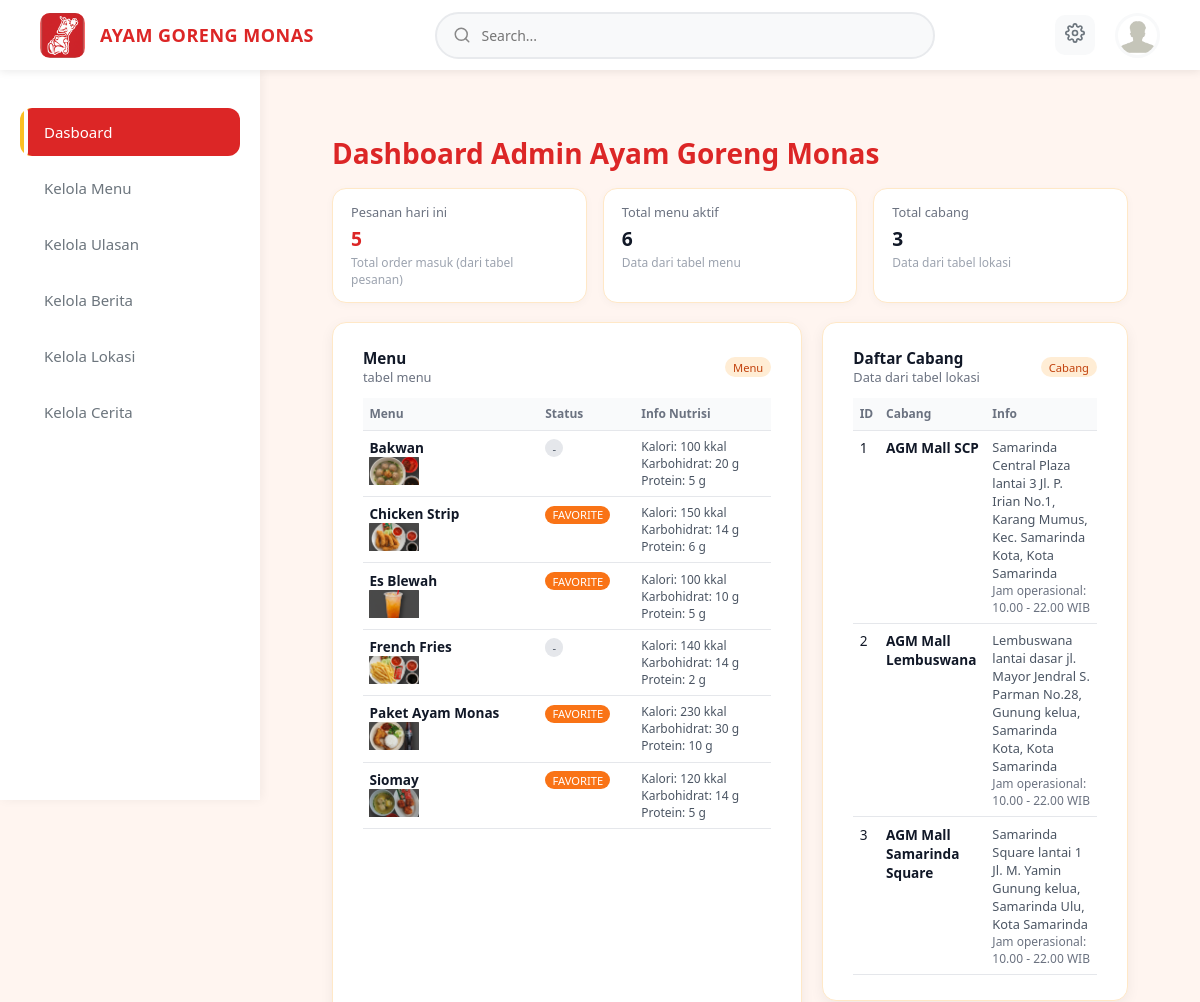
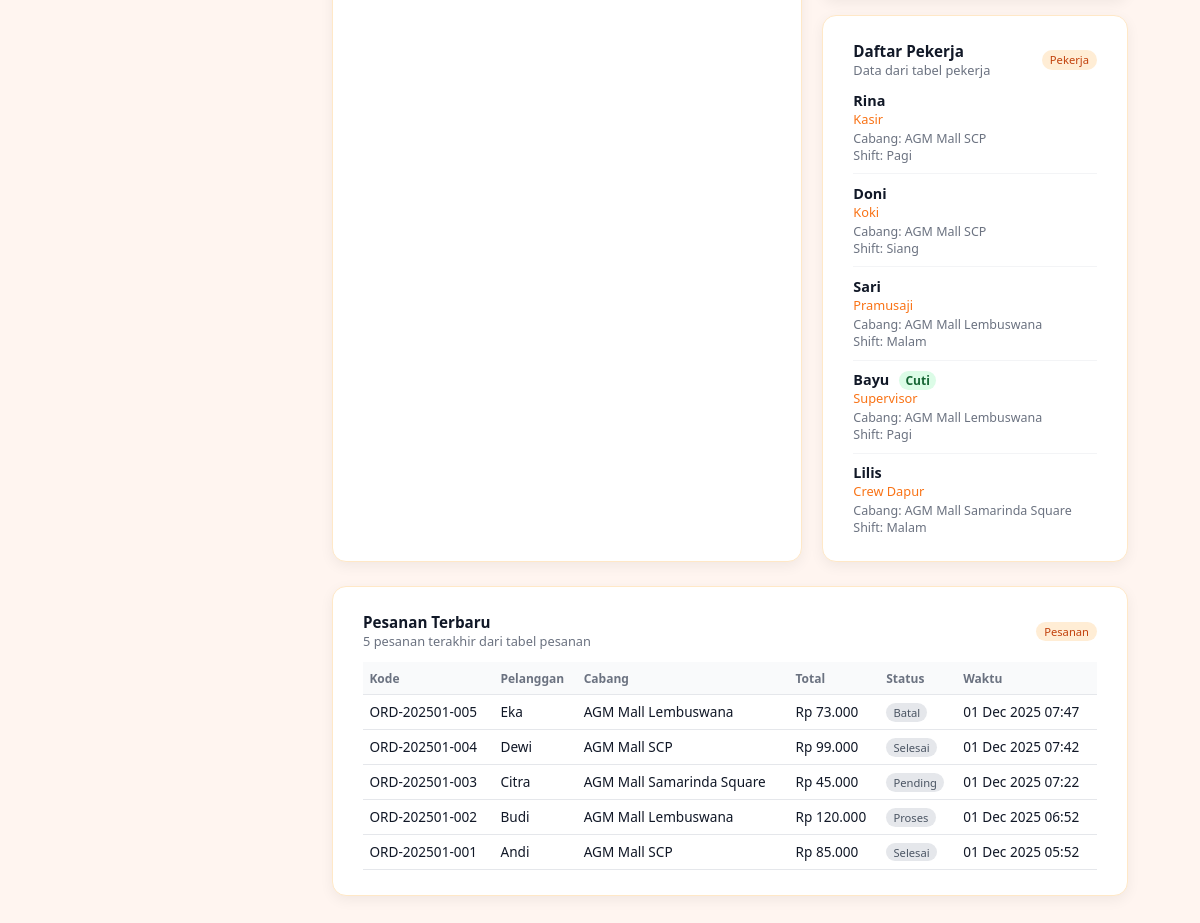
Page /Admin/dashboard/dashboard_admin.php on the committed database (2 pictures, top to bottom).
### tables this page shows
CREATE TABLE `menu` (
  `id` int NOT NULL,
  `nama` varchar(50) NOT NULL,
  `gambar` varchar(100) NOT NULL,
  `status` varchar(20) DEFAULT NULL,
  `deskripsi` text,
  `karbohidrat` int DEFAULT NULL,
  `kalori` int DEFAULT NULL,
  `protein` int DEFAULT NULL
);

CREATE TABLE `lokasi` (
  `id` int NOT NULL,
  `nama` varchar(255) NOT NULL,
  `alamat` text NOT NULL,
  `jam` varchar(50) NOT NULL,
  `gambar` varchar(255) NOT NULL
);

CREATE TABLE `pekerja` (
  `id` int NOT NULL,
  `nama` varchar(100) NOT NULL,
  `posisi` varchar(100) NOT NULL,
  `shift` varchar(50) NOT NULL,
  `status` enum('aktif','cuti','resign') DEFAULT 'aktif',
  `cabang_id` int DEFAULT NULL
);

CREATE TABLE `pesanan` (
  `id` int NOT NULL,
  `kode_pesanan` varchar(50) NOT NULL,
  `nama_pelanggan` varchar(100) NOT NULL,
  `cabang_id` int DEFAULT NULL,
  `total_harga` int NOT NULL,
  `status` enum('pending','proses','selesai','batal') DEFAULT 'pending',
  `created_at` timestamp NULL DEFAULT CURRENT_TIMESTAMP
);

### Admin/dashboard/dashboard_admin.php (the view, shortened to what this page needs)
<?php
include "../../conn.php";
$qMenu = "SELECT id, nama, gambar, status, deskripsi, kalori, karbohidrat, protein FROM menu ORDER BY nama ASC";
$menus = mysqli_query($conn, $qMenu);
$totalMenu = $menus ? mysqli_num_rows($menus) : 0;
$qLokasi = "SELECT id, nama, alamat, jam FROM lokasi ORDER BY id ASC";
$lokasi = mysqli_query($conn, $qLokasi);
$totalCabang = $lokasi ? mysqli_num_rows($lokasi) : 0;
$qPesananHariIni = "
    SELECT COUNT(*) AS total
    FROM pesanan
    WHERE DATE(created_at) = CURDATE()
";
$rPesananHariIni = mysqli_query($conn, $qPesananHariIni);
$pesananHariIni = 0;
if ($rPesananHariIni && mysqli_num_rows($rPesananHariIni) > 0) {
    $rowPesanan = mysqli_fetch_assoc($rPesananHariIni);
    $pesananHariIni = (int)$rowPesanan['total'];
}
$qPekerja = "
    SELECT p.id, p.nama, p.posisi, p.shift, p.status, l.nama AS nama_cabang
    FROM pekerja p
    LEFT JOIN lokasi l ON p.cabang_id = l.id
    ORDER BY l.id ASC, p.posisi ASC
";
$pekerja = mysqli_query($conn, $qPekerja);
?>
<!DOCTYPE html>
<html lang="id">
<head>
    <link rel="stylesheet" href="../style_admin/manage_menu.css" />
</head>
<body>
<?php
include "../layout/header_admin.php";
include "../layout/sidebar_admin.php";
?>
<div class="main-content">
    <div class="dashboard-wrapper">
        <header style="margin-bottom: 0.4rem;">
            <h1 class="section-title">Dashboard Admin Ayam Goreng Monas</h1>
        </header>
        <div class="summary-row">
            <div class="summary-card">
                <div class="summary-label">Pesanan hari ini</div>
                <div class="summary-value red"><?= $pesananHariIni; ?></div>
                <div class="summary-caption">Total order masuk (dari tabel <code>pesanan</code>)</div>
            </div>
            <div class="summary-card">
                <div class="summary-label">Total menu aktif</div>
                <div class="summary-value"><?= $totalMenu; ?></div>
                <div class="summary-caption">Data dari tabel <code>menu</code></div>
            </div>
            <div class="summary-card">
                <div class="summary-label">Total cabang</div>
                <div class="summary-value"><?= $totalCabang; ?></div>
                <div class="summary-caption">Data dari tabel <code>lokasi</code></div>
            </div>
        </div>
        <div class="dashboard-grid">
            <section class="card">
                <div class="card-header">
                    <div>
                        <div class="card-title">Menu</div>
                        <div class="card-subtitle">tabel menu</div>
                    </div>
                    <span class="badge">Menu</span>
                </div>
                <div class="table-wrapper">
                    <table>
                        <thead>
                            <tr>
                                <th>Menu</th>
                                <th>Status</th>
                                <th>Info Nutrisi</th>
                            </tr>
                        </thead>
                        <tbody>
                        <?php if ($menus && mysqli_num_rows($menus) > 0): ?>
                            <?php mysqli_data_seek($menus, 0); ?>
                            <?php while ($m = mysqli_fetch_assoc($menus)): ?>
                                <tr>
                                    <td>
                                        <div class="menu-name"><?= htmlspecialchars($m['nama']); ?></div>
                                        <?php if (!empty($m['gambar'])): ?>
                                            <div class="menu-meta">
                                                <img
                                                    src="../../Source/Daftar menu/<?= htmlspecialchars($m['gambar']); ?>"
                                                    alt="<?= htmlspecialchars($m['nama']); ?>"
                                                    style="width: 50px; height: auto; object-fit: cover;"
                                                >
                                            </div>
                                        <?php endif; ?>
                                    </td>
                                    <td>
                                        <?php if (!empty($m['status'])): ?>
                                            <?php if (strtoupper($m['status']) === 'FAVORITE'): ?>
                                                <span class="pill pill-fav"><?= htmlspecialchars($m['status']); ?></span>
                                            <?php else: ?>
                                                <span class="pill"><?= htmlspecialchars($m['status']); ?></span>
                                            <?php endif; ?>
                                        <?php else: ?>
                                            <span class="pill">-</span>
                                        <?php endif; ?>
                                    </td>
                                    <td>
                                        <div class="nutri">
                                            Kalori:
                                            <?= $m['kalori'] !== null ? intval($m['kalori']) . ' kkal' : '-'; ?>
                                        </div>
                                        <div class="nutri">
                                            Karbohidrat:
                                            <?= $m['karbohidrat'] !== null ? intval($m['karbohidrat']) . ' g' : '-'; ?>
                                        </div>
                                        <div class="nutri">
                                            Protein:
                                            <?= $m['protein'] !== null ? intval($m['protein']) . ' g' : '-'; ?>
                                        </div>
                                    </td>
                                </tr>
                            <?php endwhile; ?>
                        <?php endif; ?>
                        </tbody>
                    </table>
                </div>
            </section>
            <div style="display: flex; flex-direction: column; gap: 1rem;">
                <section class="card">
                    <div class="card-header">
                        <div>
                            <div class="card-title">Daftar Cabang</div>
                            <div class="card-subtitle">Data dari tabel <code>lokasi</code></div>
                        </div>
                        <span class="badge">Cabang</span>
                    </div>
                    <div class="table-wrapper">
                        <table>
                            <thead>
                                <tr>
                                    <th>ID</th>
                                    <th>Cabang</th>
                                    <th>Info</th>
                                </tr>
                            </thead>
                            <tbody>
                            <?php if ($lokasi && mysqli_num_rows($lokasi) > 0): ?>
                                <?php mysqli_data_seek($lokasi, 0); ?>
                                <?php while ($l = mysqli_fetch_assoc($lokasi)): ?>
                                    <tr>
                                        <td><?= $l['id']; ?></td>
                                        <td>
                                            <div class="menu-name"><?= htmlspecialchars($l['nama']); ?></div>
                                        </td>
                                        <td>
                                            <div class="lokasi-alamat">
                                                <?= nl2br(htmlspecialchars($l['alamat'])); ?>
                                            </div>
                                            <div class="lokasi-jam">
                                                Jam operasional: <?= htmlspecialchars($l['jam']); ?>
                                            </div>
                                        </td>
                                    </tr>
                                <?php endwhile; ?>
                            <?php endif; ?>
                            </tbody>
                        </table>
                    </div>
                </section>
                <section class="card">
                    <div class="card-header">
                        <div>
                            <div class="card-title">Daftar Pekerja</div>
                            <div class="card-subtitle">Data dari tabel <code>pekerja</code></div>
                        </div>
                        <span class="badge">Pekerja</span>
                    </div>
                    <?php if ($pekerja && mysqli_num_rows($pekerja) > 0): ?>
                        <ul class="pekerja-list">
                            <?php while ($p = mysqli_fetch_assoc($pekerja)): ?>
                                <li class="pekerja-item">
                                    <div class="pekerja-nama">
                                        <?= htmlspecialchars($p['nama']); ?>
                                        <?php if ($p['status'] !== 'aktif'): ?>
                                            <span class="pekerja-status">
                                                <?= htmlspecialchars(ucfirst($p['status'])); ?>
                                            </span>
                                        <?php endif; ?>
                                    </div>
                                    <div class="pekerja-posisi"><?= htmlspecialchars($p['posisi']); ?></div>
                                    <div class="pekerja-meta">
                                        Cabang: <?= htmlspecialchars($p['nama_cabang'] ?? '-'); ?><br>
                                        Shift: <?= htmlspecialchars($p['shift']); ?>
                                    </div>
                                </li>
                            <?php endwhile; ?>
                        </ul>
                    <?php else: ?>
                        <div class="empty-state">
                            Belum ada data pekerja di tabel <code>pekerja</code>.
                        </div>
                    <?php endif; ?>
                </section>
            </div>
        </div>
        <?php
        $qPesananTerbaru = "
            SELECT ps.kode_pesanan,
                   ps.nama_pelanggan,
                   ps.total_harga,
                   ps.status,
                   ps.created_at,
                   l.nama AS nama_cabang
            FROM pesanan ps
            LEFT JOIN lokasi l ON ps.cabang_id = l.id
            ORDER BY ps.created_at DESC
            LIMIT 5
        ";
        $pesananTerbaru = mysqli_query($conn, $qPesananTerbaru);
        ?>
        <div style="margin-top: 1.5rem;">
            <section class="card">
                <div class="card-header">
                    <div>
                        <div class="card-title">Pesanan Terbaru</div>
                        <div class="card-subtitle">
                            5 pesanan terakhir dari tabel <code>pesanan</code>
                        </div>
                    </div>
                    <span class="badge">Pesanan</span>
                </div>
                <div class="table-wrapper">
                    <table>
                        <thead>
                            <tr>
                                <th>Kode</th>
                                <th>Pelanggan</th>
                                <th>Cabang</th>
                                <th>Total</th>
                                <th>Status</th>
                                <th>Waktu</th>
                            </tr>
                        </thead>
                        <tbody>
                        <?php if ($pesananTerbaru && mysqli_num_rows($pesananTerbaru) > 0): ?>
                            <?php while ($p = mysqli_fetch_assoc($pesananTerbaru)): ?>
                                <tr>
                                    <td><?= htmlspecialchars($p['kode_pesanan']); ?></td>
                                    <td><?= htmlspecialchars($p['nama_pelanggan']); ?></td>
                                    <td><?= htmlspecialchars($p['nama_cabang'] ?? '-'); ?></td>
                                    <td>Rp <?= number_format($p['total_harga'], 0, ',', '.'); ?></td>
                                    <td>
                                        <span class="pill">
                                            <?= htmlspecialchars(ucfirst($p['status'])); ?>
                                        </span>
                                    </td>
                                    <td><?= date('d M Y H:i', strtotime($p['created_at'])); ?></td>
                                </tr>
                            <?php endwhile; ?>
                        <?php endif; ?>
                        </tbody>
                    </table>
                </div>
            </section>
        </div>
    </div>
</div>
</body>
</html>

### rows in the picture
menu: nama "Bakwan", gambar+nama (picture), kalori "100", karbohidrat "20", protein "5"
menu: nama "Chicken Strip", gambar+nama (picture), status "FAVORITE", kalori "150", karbohidrat "14", protein "6"
menu: nama "Es Blewah", gambar+nama (picture), status "FAVORITE", kalori "100", karbohidrat "10", protein "5"
menu: nama "French Fries", gambar (picture), kalori "140", karbohidrat "14", protein "2"
menu: nama "Paket Ayam Monas", gambar (picture), status "FAVORITE", kalori "230", karbohidrat "30", protein "10"
menu: nama "Siomay", gambar+nama (picture), status "FAVORITE", kalori "120", karbohidrat "14", protein "5"
lokasi: id "1", nama "AGM Mall SCP", alamat "Samarinda Central Plaza lantai 3 Jl. P. Irian No.1, Karang Mumus, Kec. Samarinda Kota, Kota Samarinda", jam "10.00 - 22.00 WIB"
lokasi: id "2", nama "AGM Mall Lembuswana", alamat "Lembuswana lantai dasar jl. Mayor Jendral S. Parman No.28, Gunung kelua, Samarinda Kota, Kota Samarinda", jam "10.00 - 22.00 WIB"
lokasi: id "3", nama "AGM Mall Samarinda Square", alamat "Samarinda Square lantai 1 Jl. M. Yamin Gunung kelua, Samarinda Ulu, Kota Samarinda", jam "10.00 - 22.00 WIB"
pekerja: nama "Rina", posisi "Kasir", cabang.nama "AGM Mall SCP", shift "Pagi"
pekerja: nama "Doni", posisi "Koki", cabang.nama "AGM Mall SCP", shift "Siang"
pekerja: nama "Sari", posisi "Pramusaji", cabang.nama "AGM Mall Lembuswana", shift "Malam"
pekerja: nama "Bayu", status "Cuti", posisi "Supervisor", cabang.nama "AGM Mall Lembuswana", shift "Pagi"
pekerja: nama "Lilis", posisi "Crew Dapur", cabang.nama "AGM Mall Samarinda Square", shift "Malam"
pesanan: kode_pesanan "ORD-202501-005", nama_pelanggan "Eka", cabang.nama "AGM Mall Lembuswana", total_harga "73.000", status "Batal", created_at "01 Dec 2025 07:47"
pesanan: kode_pesanan "ORD-202501-004", nama_pelanggan "Dewi", cabang.nama "AGM Mall SCP", total_harga "99.000", status "Selesai", created_at "01 Dec 2025 07:42"
pesanan: kode_pesanan "ORD-202501-003", nama_pelanggan "Citra", cabang.nama "AGM Mall Samarinda Square", total_harga "45.000", status "Pending", created_at "01 Dec 2025 07:22"
pesanan: kode_pesanan "ORD-202501-002", nama_pelanggan "Budi", cabang.nama "AGM Mall Lembuswana", total_harga "120.000", status "Proses", created_at "01 Dec 2025 06:52"
pesanan: kode_pesanan "ORD-202501-001", nama_pelanggan "Andi", cabang.nama "AGM Mall SCP", total_harga "85.000", status "Selesai", created_at "01 Dec 2025 05:52"

### other values in the picture
$pesananHariIni "5"
$totalMenu "6"
$totalCabang "3"
